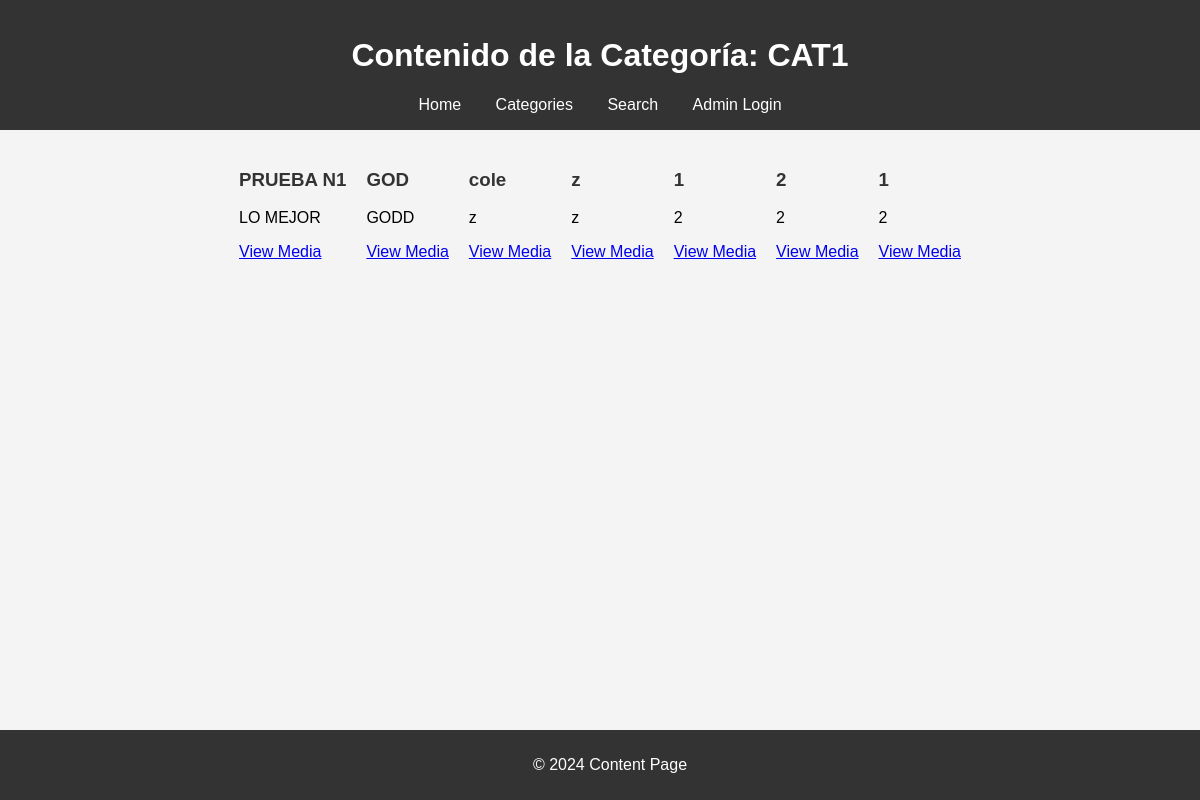
Page /category_content.php?id=5 on the committed database.
### tables this page shows
CREATE TABLE `categories` (
  `id` int(11) NOT NULL,
  `name` varchar(50) NOT NULL
);

CREATE TABLE `content` (
  `id` int(11) NOT NULL,
  `title` varchar(100) NOT NULL,
  `description` text DEFAULT NULL,
  `media_url` varchar(255) DEFAULT NULL,
  `category_id` int(11) DEFAULT NULL,
  `upload_date` timestamp NOT NULL DEFAULT current_timestamp(),
  `thumbnail_url` varchar(255) DEFAULT NULL
);

### category_content.php (the view, shortened to what this page needs)
<?php
include 'db.php';
$categoryId = isset($_GET['id']) ? (int)$_GET['id'] : 0;
$contentQuery = $db->prepare('SELECT * FROM content WHERE category_id = ?');
$contentQuery->execute([$categoryId]);
$content = $contentQuery->fetchAll(PDO::FETCH_ASSOC);
$categoryQuery = $db->prepare('SELECT name FROM categories WHERE id = ?');
$categoryQuery->execute([$categoryId]);
$category = $categoryQuery->fetch(PDO::FETCH_ASSOC);
?>
<!DOCTYPE html>
<html lang="en">
<head>
    <link rel="stylesheet" href="styles.css">
</head>
<body>
    <header>
        <h1>Contenido de la Categoría: <?= htmlspecialchars($category['name']) ?></h1>
        <nav>
            <a href="index.php">Home</a>
            <a href="category.php">Categories</a>
            <a href="search.php">Search</a>
            <a href="login.php">Admin Login</a>
        </nav>
    </header>
    <main>
        <section id="content">
            <?php if (count($content) > 0): ?>
                <?php foreach ($content as $item): ?>
                    <div>
                        <h3><?= htmlspecialchars($item['title']) ?></h3>
                        <p><?= htmlspecialchars($item['description']) ?></p>
                        <a href="<?= htmlspecialchars($item['media_url']) ?>" target="_blank">View Media</a>
                    </div>
                <?php endforeach; ?>
            <?php else: ?>
                <p>No hay contenido en esta categoría.</p>
            <?php endif; ?>
        </section>
    </main>
    <footer>
        <p>&copy; 2024 Content Page</p>
    </footer>
</body>
</html>

### styles.css (style rules this page uses)
body { display: flex; flex-direction: column; min-height: 100vh; margin: 0; font-family: Arial, sans-serif; background-color: #f4f4f4; }
header { background-color: #333; color: white; padding: 1em 0; text-align: center; }
header nav a { color: white; text-decoration: none; margin: 0 15px; }
main { flex: 1; padding: 20px; }
h2, h3 { color: #333; }
#content { display: flex; flex-wrap: wrap; gap: 20px; justify-content: center; }
footer { text-align: center; padding: 10px; background-color: #333; color: white; position: relative; bottom: 0; width: 100%; }

### rows in the picture
categories: name "CAT1"
content: title "PRUEBA N1", description "LO MEJOR"
content: title "GOD", description "GODD"
content: title "cole", description "z"
content: title "z", description "z"
content: title "1", description "2"
content: title "2", description "2"
content: title "1", description "2"
